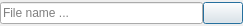
<?xml version="1.0" encoding="UTF-8"?>
<ui version="4.0">
 <class>Anansi::FileNameWidget</class>
 <widget class="QWidget" name="Anansi::FileNameWidget">
  <property name="geometry">
   <rect>
    <x>0</x>
    <y>0</y>
    <width>243</width>
    <height>26</height>
   </rect>
  </property>
  <property name="minimumSize">
   <size>
    <width>50</width>
    <height>0</height>
   </size>
  </property>
  <property name="windowTitle">
   <string>Form</string>
  </property>
  <layout class="QHBoxLayout" name="horizontalLayout" stretch="1,0">
   <property name="spacing">
    <number>0</number>
   </property>
   <property name="leftMargin">
    <number>0</number>
   </property>
   <property name="topMargin">
    <number>0</number>
   </property>
   <property name="rightMargin">
    <number>0</number>
   </property>
   <property name="bottomMargin">
    <number>0</number>
   </property>
   <item>
    <widget class="QLineEdit" name="path">
     <property name="text">
      <string/>
     </property>
     <property name="placeholderText">
      <string>File name ...</string>
     </property>
     <property name="clearButtonEnabled">
      <bool>true</bool>
     </property>
    </widget>
   </item>
   <item>
    <widget class="QPushButton" name="choose">
     <property name="text">
      <string/>
     </property>
     <property name="icon">
      <iconset theme="document-open" resource="../resources/resources.qrc">
       <normaloff>:/icons/buttons/choose-document</normaloff>:/icons/buttons/choose-document</iconset>
     </property>
     <property name="iconSize">
      <size>
       <width>16</width>
       <height>16</height>
      </size>
     </property>
     <property name="default">
      <bool>true</bool>
     </property>
    </widget>
   </item>
  </layout>
 </widget>
 <resources>
  <include location="../resources/resources.qrc"/>
 </resources>
 <connections/>
</ui>
